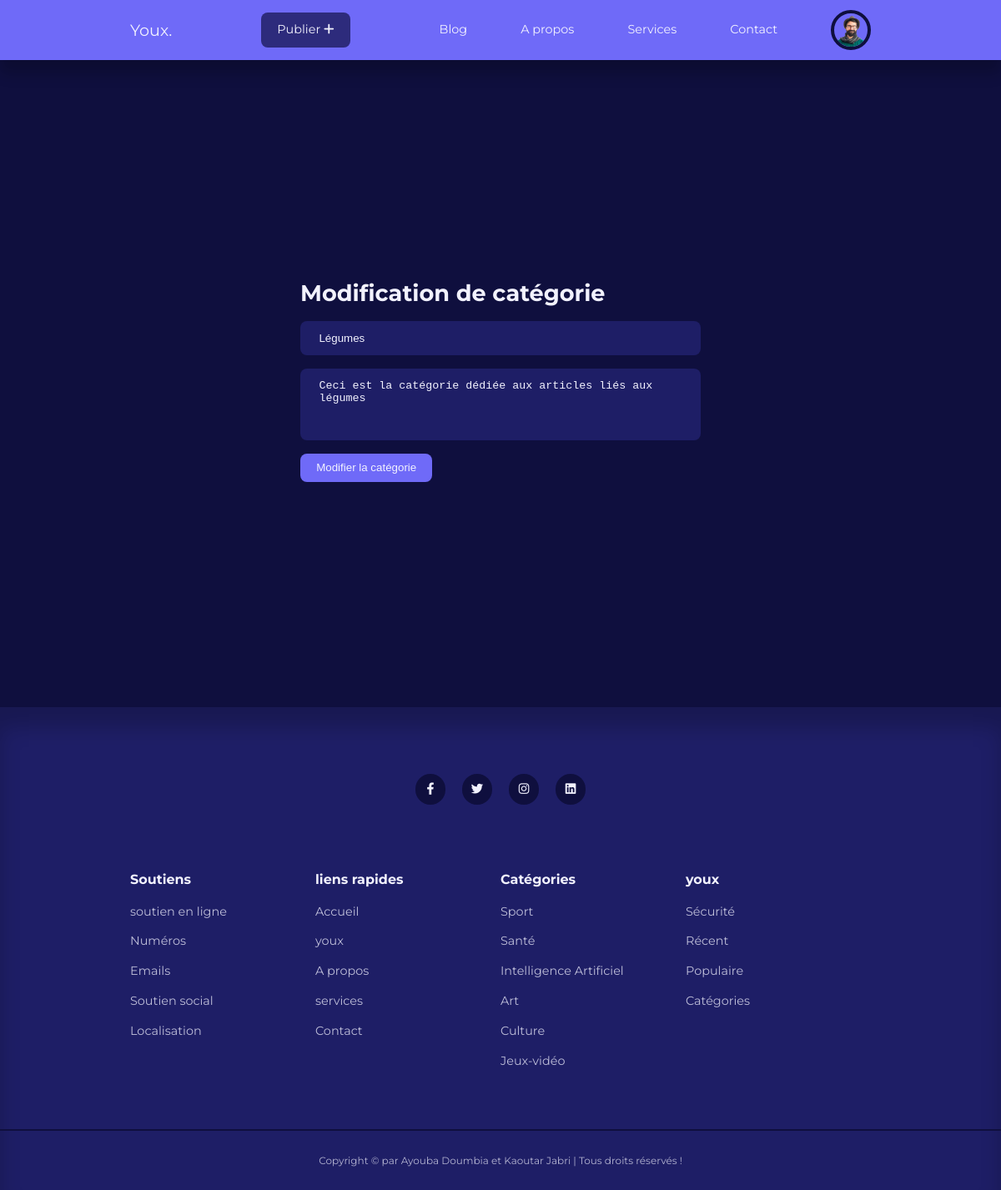
/admin/edit-category.php?update=2 (signed in), run on the app's committed database.
### tables this page shows
CREATE TABLE IF NOT EXISTS `users` (
  `id` int NOT NULL AUTO_INCREMENT,
  `firstname` varchar(100) NOT NULL,
  `lastname` varchar(100) NOT NULL,
  `username` varchar(100) NOT NULL,
  `email` varchar(100) NOT NULL,
  `password` varchar(255) NOT NULL,
  `avatar` varchar(100) NOT NULL,
  `is_admin` tinyint(1) NOT NULL,
  PRIMARY KEY (`id`)
);

CREATE TABLE IF NOT EXISTS `categories` (
  `id` int NOT NULL AUTO_INCREMENT,
  `title` varchar(100) NOT NULL,
  `description` text NOT NULL,
  PRIMARY KEY (`id`)
);

### class/Model.php (called while the page is built, shortened)
<?php
require_once('Database.php');
abstract class Model{
    protected $db;
    protected $table_name = null;
    protected $field_id = null;
    public function __construct()
    {
        $this->db = new Database();
    }
    public function findOne(string $id)
    {
        $database_class = $this->db;
        $table = $this->table_name;
        $field__id = $this->field_id;
        $row = $database_class->selectOne("$table","$field__id = $id");
        return($row);
    }
}

### class/Database.php (called while the page is built, shortened)
<?php
class Database
{
    private $host = "localhost";
    private $username = "root";
    private $password = "root";
    private $dbname = "blog_db";
    private static $instance = null;
    private function connect()
    {
        if(self::$instance === null){
            $conn = new \PDO("mysql:host=$this->host;dbname=$this->dbname;charset=utf8;",$this->username,$this->password);
            if($conn){
                return $conn;
            }else{
                die('connexion impossible !');
            }
        }   else{
                return self::$instance;
        }
    }
    public function selectOne(string $table, string $where1 = '', string $where2 = '')
    {
        $conn = $this->connect();
        if($where1 == '' && $where2 == ''){
            $select = $conn->prepare("SELECT * FROM `$table`");
            $select->execute();
        }elseif($where2 == ''){
            $select = $conn->prepare("SELECT * FROM `$table` WHERE $where1");
            $select->execute();
        }else{
            $select = $conn->prepare("SELECT * FROM `$table` WHERE $where1 OR $where2");
            $select->execute();
        }
        if($select){
            $element = $select->fetch(\PDO::FETCH_ASSOC);
            return($element);
        }
    }
}
?>

### admin/edit-category.php (the view, shortened to what this page needs)
<?php
include('partials/header.php');
$Category = new Category();
if(isset($_GET['update'])){
    $id = filter_var($_GET['update'], FILTER_SANITIZE_NUMBER_INT);
    $info_category = $Category->findOne($id);
}else{
    header('location:'. ROOT_URL . 'admin/manage-users.php');
    die();
}
?>
<section class="form__section">
    <div class="container form__section-container">
        <h2>Modification de catégorie</h2>
        <form action="<?= ROOT_URL ?>admin/edit-category-logic.php" method="POST">
            <input type="text" name="title" value="<?= $info_category['title']; ?>" placeholder="Titre">
            <textarea rows="4" name="description" placeholder="Description"><?= $info_category['description']; ?></textarea>
            <button type="submit" class="btn" name="submit">Modifier la catégorie</button>
        </form>
    </div>
</section>
<?php include('../partials/footer.php'); ?>

### admin/partials/header.php (shortened to what this page needs)
<?php
$Users = new Users();
if (isset($_SESSION['user-id'])) {
    $id = filter_var($_SESSION['user-id'], FILTER_SANITIZE_NUMBER_INT);
    $user = $Users->findOne($id);
}
?>
<!DOCTYPE html>
<html lang="fr">
<head>
    <link rel="stylesheet" href="https://cdnjs.cloudflare.com/ajax/libs/font-awesome/6.1.1/css/all.min.css">
    <link rel="stylesheet" href="../css/component.css">
    <link rel="stylesheet" href="../css/style.css">
</head>
<body>
    <nav>
        <div class="container nav__container">
            <a href="<?= ROOT_URL ?>home.php" class="nav__logo">Youx<span>.</span></a>
            <a class="btn dark" href="<?= ROOT_URL ?>admin/add-post.php">Publier <i class="fa-sharp fa-solid fa-plus"></i></a>
            <ul class="nav__ul">
                <li><a href="<?= ROOT_URL ?>blog.php" <?php if ($_SERVER['SCRIPT_NAME'] === '/TP/blog.php'):?> class="active"<?php endif ?>>Blog</a></li>
                <li><a href="<?= ROOT_URL ?>about.php" <?php if ($_SERVER['SCRIPT_NAME'] === '/TP/about.php'):?> class="active"<?php endif ?>>A propos</a></li>
                <li><a href="<?= ROOT_URL ?>services.php" <?php if ($_SERVER['SCRIPT_NAME'] === '/TP/services.php'):?> class="active"<?php endif ?>>Services</a></li>
                <li><a href="<?= ROOT_URL ?>contact.php" <?php if ($_SERVER['SCRIPT_NAME'] === '/TP/contact.php'):?> class="active"<?php endif ?>>Contact</a></li>
                <?php if(isset($_SESSION['user-id'])) :?>
                    <li class="nav__profile">
                    <div class="avatar">
                        <img src="<?= ROOT_URL . 'images/' . $user['avatar'] ?>" alt="user profile image">
                    </div>
                    </li>
                <?php else : ?>
                <li><a href="<?= ROOT_URL ?>signin.php">Connexion</a></li>
                <?php endif ?>
            </ul>
        </div>
    </nav>

### css/component.css (style rules this page uses)
:root { --color-primary: #6f6af8; --color-primary-light: hsl(242, 91%, 69%, 18%); --color-primary-variant: #5854c7; --color-red: #da0f3f; --color-red-light: hsl(346, 87%, 46%, 15%); --color-green: #00c476; --color-green-light: hsl(156, 100%, 38%, 15%); --color-gray-900: #1e1e66; --color-gray-700: #2d2b7c; --color-gray-300: rgba(242, 242, 254, 0.3); --color-gray-200: rgba(242, 242, 254, 0.7); --color-white: #f2f2fe; --color-bg: #0f0f3e; --color-black:#000; --transition: all .3s ease; --container-width-lg: 74%; --container-width-md: 88%; --form-width: 40%; --card-border-radius-1: 0.3rem; --card-border-radius-2: 0.5rem; --card-border-radius-3: 0.8rem; --card-border-radius-4: 2rem; --card-border-radius-5: 5rem; }
* { margin: 0; padding: 0; outline: none; border: 0; text-decoration: none; list-style: none; box-sizing: border-box; }
body { font-family: 'Montserrat', sans-serif; line-height: 1.6; color: var(--color-gray-200); overflow-x: hidden; background-color: var(--color-bg); font-size: 0.9rem; }
.container { width: var(--container-width-lg); max-width: 1800px; margin: 0 auto; }
section { margin-top: 3rem; width: 100vw; position: relative; }
h1, h2, h3, h4, h5 { color: var(--color-white); line-height: 1.3; }
h2 { font-size: 1.7rem; margin: 1rem 0; }
a { color: var(--color-white); transition: var(--transition); }
img { display: block; width: 100%; }
.btn { display: inline-block; width: fit-content; padding: 0.6rem 1.2rem; background-color: var(--color-primary); border-radius: var(--card-border-radius-2); cursor: pointer; transition: var(--transition); color: var(--color-white); }
.btn.dark { background-color: var(--color-gray-700); }

### css/style.css (style rules this page uses)
nav { background-color: var(--color-primary); width: 100vw; height: 4.5rem; position: fixed; top: 0; z-index: 10; box-shadow: 0 1rem 1rem rgba(0, 0, 0, 0.2); }
.nav__container { height: 100%; display: flex; align-items: center; justify-content: space-between; }
.avatar { width: 3rem; height: 3rem; border-radius: 50%; overflow: hidden; border: 0.3rem solid var(--color-bg); }
.avatar img { width: 100%; height: 100%; }
.nav__logo { font-size: 600; font-size: 1.2rem; }
.nav__ul { display: flex; align-items: center; justify-content: center; gap: 4rem; }
.nav__ul li { transition: all .3s ease; }
.nav__profile { position: relative; cursor: pointer; }
.form__section { display: grid; place-items: center; height: 100vh; }
.form__section-container { width: var(--form-width); position: relative; }
form { display: flex; flex-direction: column; gap: 1rem; }
input,textarea,select { padding: 0.8rem 1.4rem; background-color: var(--color-gray-900); border-radius: var(--card-border-radius-2); resize: none; color: var(--color-white); }

### data on the page
users: avatar (picture)
categories: title "Légumes", description "Ceci est la catégorie dédiée aux articles liés aux légumes"
